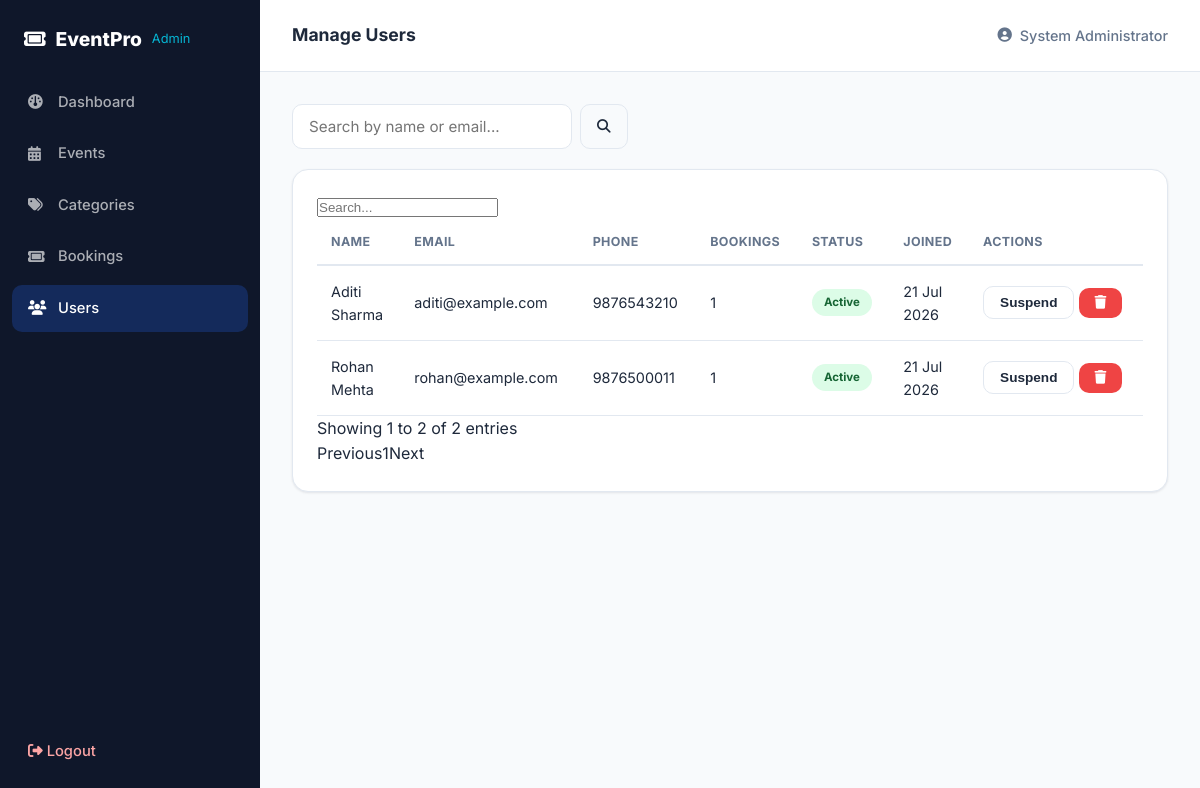
The page /admin/manage-users.php (signed in) on the database its author committed.
### tables this page shows
CREATE TABLE users (
    id INT AUTO_INCREMENT PRIMARY KEY,
    full_name VARCHAR(100) NOT NULL,
    email VARCHAR(150) NOT NULL UNIQUE,
    phone VARCHAR(20) NOT NULL,
    password VARCHAR(255) NOT NULL,
    profile_photo VARCHAR(255) DEFAULT NULL,
    status ENUM('active','suspended') NOT NULL DEFAULT 'active',
    remember_token VARCHAR(255) DEFAULT NULL,
    created_at TIMESTAMP DEFAULT CURRENT_TIMESTAMP,
    updated_at TIMESTAMP DEFAULT CURRENT_TIMESTAMP ON UPDATE CURRENT_TIMESTAMP,
    INDEX idx_users_email (email),
    INDEX idx_users_status (status)
);

### includes/functions.php (called while the page is built, shortened)
<?php
function clean($value) {
    return htmlspecialchars(trim($value ?? ''), ENT_QUOTES, 'UTF-8');
}

### admin/manage-users.php (the view, shortened to what this page needs)
<?php
$pdo = getDBConnection();
$search = trim($_GET['q'] ?? '');
$where = '1=1'; $params = [];
$stmt = $pdo->prepare("SELECT u.*, COUNT(b.id) AS booking_count FROM users u
    LEFT JOIN bookings b ON b.user_id = u.id WHERE $where GROUP BY u.id ORDER BY u.created_at DESC");
$stmt->execute($params);
$users = $stmt->fetchAll();
include __DIR__ . '/includes/header.php';
?>
<form method="GET" style="display:flex; gap:8px; margin-bottom:20px;">
  <input type="text" name="q" class="form-control" placeholder="Search by name or email..." value="<?php echo clean($search); ?>" style="width:280px;">
  <button class="btn btn-outline btn-sm" type="submit"><i class="fa-solid fa-search"></i></button>
</form>
<div class="card data-table-wrap">
  <table class="styled-table dt-table" style="width:100%;">
    <thead><tr><th>Name</th><th>Email</th><th>Phone</th><th>Bookings</th><th>Status</th><th>Joined</th><th>Actions</th></tr></thead>
    <tbody>
      <?php foreach ($users as $u): ?>
      <tr>
        <td><?php echo clean($u['full_name']); ?></td>
        <td><?php echo clean($u['email']); ?></td>
        <td><?php echo clean($u['phone']); ?></td>
        <td><?php echo (int) $u['booking_count']; ?></td>
        <td><span class="status-pill status-<?php echo $u['status']; ?>"><?php echo ucfirst($u['status']); ?></span></td>
        <td><?php echo date('d M Y', strtotime($u['created_at'])); ?></td>
        <td style="white-space:nowrap;">
          <form method="POST" style="display:inline;">
            <button type="submit" class="btn btn-outline btn-sm"><?php echo $u['status'] === 'active' ? 'Suspend' : 'Activate'; ?></button>
          </form>
          <form method="POST" style="display:inline;" onsubmit="return confirmAction(this, 'Delete this user?', 'This will remove their account permanently.');">
            <button type="submit" class="btn btn-danger btn-sm"><i class="fa-solid fa-trash"></i></button>
          </form>
        </td>
      </tr>
      <?php endforeach; ?>
    </tbody>
  </table>
</div>
<?php include __DIR__ . '/includes/footer.php'; ?>

### assets/css/style.css (style rules this page uses)
:root { --primary: #2563EB; --secondary: #4F46E5; --accent: #06B6D4; --success: #22C55E; --warning: #F59E0B; --danger: #EF4444; --bg: #F8FAFC; --bg-dark: #0F172A; --card: #FFFFFF; --text: #1E293B; --muted: #64748B; --border: #E2E8F0; --radius-sm: 10px; --radius-md: 16px; --radius-lg: 24px; --shadow-sm: 0 1px 3px rgba(15, 23, 42, 0.06), 0 1px 2px rgba(15, 23, 42, 0.04); --shadow-md: 0 8px 24px rgba(15, 23, 42, 0.08); --shadow-lg: 0 20px 48px rgba(15, 23, 42, 0.14); --transition: 300ms cubic-bezier(0.4, 0, 0.2, 1); }
* { box-sizing: border-box; margin: 0; padding: 0; }
html { scroll-behavior: smooth; }
body { font-family: 'Inter', -apple-system, BlinkMacSystemFont, sans-serif; background: var(--bg); color: var(--text); line-height: 1.6; -webkit-font-smoothing: antialiased; }
.btn { display: inline-flex; align-items: center; justify-content: center; gap: 8px; padding: 12px 24px; border-radius: var(--radius-sm); font-weight: 600; font-size: 0.95rem; border: none; cursor: pointer; transition: transform var(--transition), box-shadow var(--transition), background var(--transition); white-space: nowrap; }
.btn-outline { background: transparent; border: 1.5px solid var(--border); color: var(--text); }
.btn-danger { background: var(--danger); color: #fff; }
.btn-sm { padding: 8px 16px; font-size: 0.85rem; }
.card { background: var(--card); border-radius: var(--radius-md); box-shadow: var(--shadow-sm); border: 1px solid var(--border); transition: transform var(--transition), box-shadow var(--transition); }
.form-control { width: 100%; padding: 12px 16px; border: 1.5px solid var(--border); border-radius: var(--radius-sm); font-size: 0.95rem; font-family: inherit; background: var(--card); color: var(--text); transition: border-color var(--transition), box-shadow var(--transition); }

### assets/css/admin.css (style rules this page uses)
.data-table-wrap { padding: 24px; overflow-x: auto; }
table.styled-table { width: 100%; border-collapse: collapse; }
table.styled-table th { text-align: left; padding: 12px 14px; font-size: 0.78rem; text-transform: uppercase; letter-spacing: 0.03em; color: var(--muted); border-bottom: 2px solid var(--border); }
table.styled-table td { padding: 14px; border-bottom: 1px solid var(--border); font-size: 0.9rem; vertical-align: middle; }
.status-pill { font-size: 0.72rem; font-weight: 700; padding: 4px 12px; border-radius: 999px; display: inline-block; }
.status-upcoming, .status-confirmed, .status-active { background: #DCFCE7; color: #166534; }

### rows shown on the page
users: full_name "Rohan Mehta", email "rohan@example.com", phone "9876500011", booking_count "1", status "Active", created_at "21 Jul 2026", shows "Suspend"
users: full_name "Aditi Sharma", email "aditi@example.com", phone "9876543210", booking_count "1", status "Active", created_at "21 Jul 2026", shows "Suspend"

### other values the page prints
$item['label'] "Dashboard"
$item['label'] "Events"
$item['label'] "Categories"
$item['label'] "Bookings"
$item['label'] "Users"
$pageTitle "Manage Users"
$_SESSION['admin_name'] "System Administrator"
